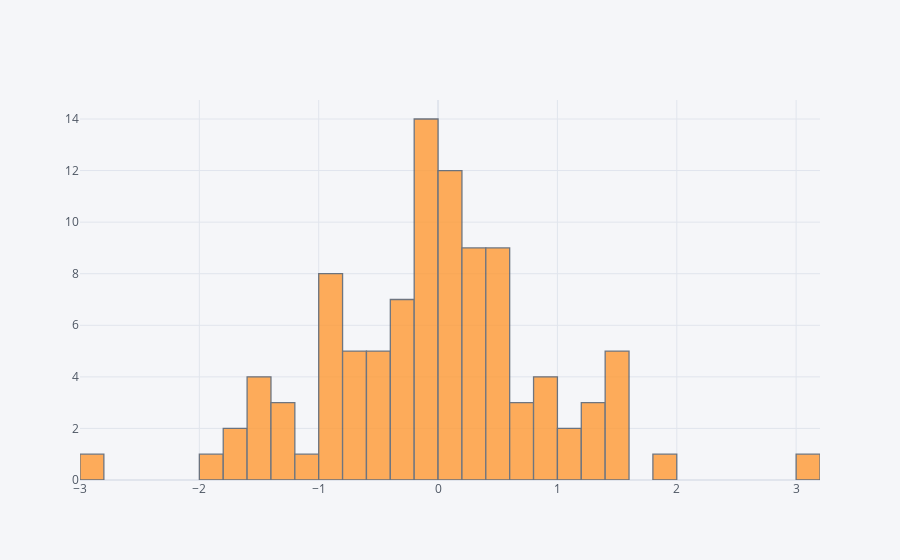

Source (notebook cell):
### Code cell
df['A'].iplot(kind='hist', bins=50)

### Figure 1 — Plotly figure (JSON) as saved in the notebook; plotly's stock layout.template omitted (floating-point values rounded to 4 significant figures)
{"data": [{"histfunc": "count", "histnorm": "", "marker": {"color": "rgba(255, 153, 51, 1.0)", "line": {"color": "#4D5663", "width": 1.3}}, "name": "A", "nbinsx": 50, "opacity": 0.8, "orientation": "v", "type": "histogram", "x": [1.505, -1.231, 0.605, -0.1173, -0.5094, -0.03248, 0.9731, -1.473, -0.2308, 0.5788, -0.3156, -0.3785, -1.578, -0.7431, 0.563, -1.333, -0.4813, 0.4664, -0.09921, 1.014, -0.9225, 1.42, 0.1953, -0.8169, -0.1398, 0.5824, -0.04997, 0.01382, -0.0683, 0.1922, 1.286, -0.3354, -2.859, 0.006417, 1.296, -0.08942, 1.587, 0.2595, -0.8049, -0.8419, -1.604, 0.1047, 0.02998, -0.006862, -0.7661, 1.173, -0.27, 0.02087, -1.55, -0.1354, 0.1004, 0.2682, 0.1282, -1.178, 0.4383, -0.8923, -0.1305, -0.7126, -0.2115, -0.8037, -0.2795, -0.7657, -1.225, -0.165, 0.9237, 0.1376, 0.04385, 0.6073, 0.7463, 0.1867, -1.45, 1.528, 0.3713, 0.4719, 0.8177, -0.09632, 0.2046, 1.563, 0.2817, -0.499, 0.4881, -1.631, 0.4399, 0.2299, 1.3, -0.001593, 0.4858, -0.7612, -0.9178, 0.3136, 0.8505, -0.5321, -0.4465, -0.8221, 1.861, -1.92, 0.264, -0.01263, 3.153, 0.3885]}], "layout": {"barmode": "overlay", "legend": {"bgcolor": "#F5F6F9", "font": {"color": "#4D5663"}}, "paper_bgcolor": "#F5F6F9", "plot_bgcolor": "#F5F6F9", "title": {"font": {"color": "#4D5663"}}, "xaxis": {"gridcolor": "#E1E5ED", "showgrid": true, "tickfont": {"color": "#4D5663"}, "title": {"font": {"color": "#4D5663"}, "text": ""}, "zerolinecolor": "#E1E5ED"}, "yaxis": {"gridcolor": "#E1E5ED", "showgrid": true, "tickfont": {"color": "#4D5663"}, "title": {"font": {"color": "#4D5663"}, "text": ""}, "zerolinecolor": "#E1E5ED"}}}
